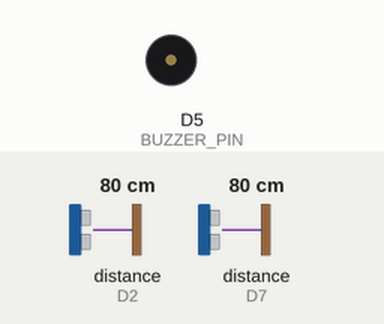
This sketch was run on a simulated ESP8266 (NodeMCU). Shown: buzzer (waves = sounding, pin HIGH). Wiring (inferred from the names in the program): 2 × ultrasonic range finder: trigger D1, echo D2 / trigger D6, echo D7. The test bench sets the inputs (shaded band); at power-on: distance to the obstacle (sensors on D2, D7) 80 cm. The echo pulse lasts 58.3 µs per cm; WiFi joins after 1.5 s; servers stay silent unless stated; the local clock reads 2024-03-15 10:24:30 at power-on unless the sketch sets it; pins used as bus, display or sensor lines are not drawn; what the sketch prints to the serial monitor is not drawn.

Above: at 2.7 s.
2.8 s: distance to the obstacle (sensor on D2) set to 18 cm
5.8 s: distance to the obstacle (sensor on D2) set to 14 cm
At 6.17 s:
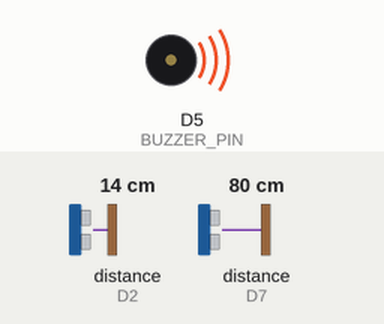
8.8 s: distance to the obstacle (sensor on D7) set to 2 cm
11.8 s: distance to the obstacle (sensor on D7) set to 120 cm
14.8 s: distance to the obstacle (sensor on D2) set to 35 cm
At 15.6 s:
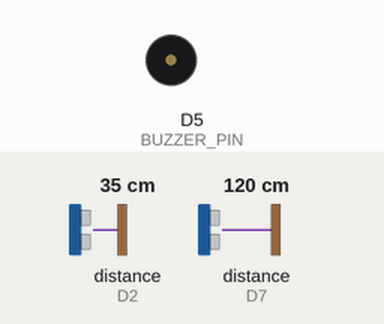
Timing chart, 0 to 17.3 s (numbered marks = the images above; inputs shaded):
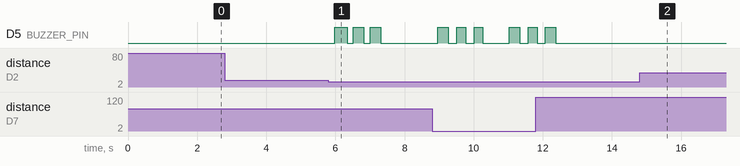

Measured:
- the behaviour switches between 17 and 16 cm on distance to the obstacle (sensor on D2) (found by bisection; images 0 and 1)
- after the input at 2.8 s, every drawn part: stays the same
- after the input at 5.8 s, D5 (BUZZER_PIN): alternates HIGH for 0.30 s and LOW for 0.18 s, 6 changes in all, then stays LOW, starting after 0.18 s
- after the input at 14.8 s, D5 (BUZZER_PIN): stops changing and stays LOW

The sketch:

range_.ino
```cpp
/*
 * ระบบตรวจจับ 2 จุด (HC-SR04 x2)
 *
 * การต่อสายไฟ:
 *   === ตัวที่ 1: รั้วบ้าน ===
 *   HC-SR04 #1 TRIG → D1
 *   HC-SR04 #1 ECHO → D2
 *
 *   === ตัวที่ 2: สระว่ายน้ำ ===
 *   HC-SR04 #2 TRIG → D6
 *   HC-SR04 #2 ECHO → D7
 *
 *   Buzzer +  → D5
 *   Buzzer -  → GND
 *   VCC ทั้งคู่ → 3.3V (หรือ 5V ถ้าจับได้ไม่ดี)
 *   GND ทั้งคู่ → GND
 */

#include <ESP8266WiFi.h>
#include <time.h>

const char* ssid     = "PP";
const char* password = "12345678";

// === เซ็นเซอร์ตัวที่ 1: รั้วบ้าน ===
#define TRIG1_PIN          D1
#define ECHO1_PIN          D2
#define DETECT1_DIST_CM    16
#define PULSIN1_TIMEOUT    4000

// === เซ็นเซอร์ตัวที่ 2: สระว่ายน้ำ ===
#define TRIG2_PIN          D6
#define ECHO2_PIN          D7
#define DETECT2_DIST_CM    20
#define PULSIN2_TIMEOUT    4500

// === Buzzer ===
#define BUZZER_PIN         D5

// === Cooldown แยกกันแต่ละจุด ===
#define COOLDOWN_MS        5000

// === Confirm ติดต่อกันกี่ครั้งถึงทริก ===
#define DETECT_CONFIRM     3

unsigned long lastAlert1 = 0;
unsigned long lastAlert2 = 0;
int detectCount1 = 0;
int detectCount2 = 0;

int timezone = 7 * 3600;
int dst = 0;

// === Buzzer non-blocking ===
unsigned long buzzerStartTime = 0;
int buzzerStep = 0;
bool buzzerActive = false;

// ================================================

String getTimestamp() {
  time_t now = time(nullptr);
  if (now < 86400) return "ไม่สามารถดึงเวลาได้";
  struct tm* t = localtime(&now);
  char buf[30];
  strftime(buf, sizeof(buf), "%d/%m/%Y %H:%M:%S", t);
  return String(buf);
}

float readDistanceCM(int trigPin, int echoPin, unsigned long timeout_us) {
  digitalWrite(trigPin, LOW);
  delayMicroseconds(2);
  digitalWrite(trigPin, HIGH);
  delayMicroseconds(10);
  digitalWrite(trigPin, LOW);

  long duration = pulseIn(echoPin, HIGH, timeout_us);
  if (duration == 0) return -1.0;
  return duration * 0.034 / 2.0;
}

void startBuzzer() {
  buzzerStep = 0;
  buzzerActive = true;
  buzzerStartTime = millis();
  digitalWrite(BUZZER_PIN, HIGH);
}

void updateBuzzer() {
  if (!buzzerActive) return;

  unsigned long elapsed = millis() - buzzerStartTime;
  unsigned long times[] = {300, 500, 800, 1000, 1300, 1500};

  if (buzzerStep < 6 && elapsed >= times[buzzerStep]) {
    buzzerStep++;
    if (buzzerStep % 2 == 0) {
      digitalWrite(BUZZER_PIN, HIGH);
    } else {
      digitalWrite(BUZZER_PIN, LOW);
    }
    if (buzzerStep >= 6) {
      buzzerActive = false;
      digitalWrite(BUZZER_PIN, LOW);
    }
  }
}

void alertFence() {
  lastAlert1 = millis();
  detectCount1 = 0;
  Serial.println("[ALERT] รั้วบ้าน — " + getTimestamp());
  startBuzzer();
}

void alertPool() {
  lastAlert2 = millis();
  detectCount2 = 0;
  Serial.println("[ALERT] สระว่ายน้ำ — " + getTimestamp());
  startBuzzer();
}

// ================================================

void setup() {
  Serial.begin(115200);

  pinMode(TRIG1_PIN,  OUTPUT);
  pinMode(ECHO1_PIN,  INPUT);
  pinMode(TRIG2_PIN,  OUTPUT);
  pinMode(ECHO2_PIN,  INPUT);
  pinMode(BUZZER_PIN, OUTPUT);

  digitalWrite(TRIG1_PIN,  LOW);
  digitalWrite(TRIG2_PIN,  LOW);
  digitalWrite(BUZZER_PIN, LOW);

  Serial.print("กำลังเชื่อม WiFi");
  WiFi.begin(ssid, password);
  while (WiFi.status() != WL_CONNECTED) {
    delay(500);
    Serial.print(".");
  }
  Serial.println("\nWiFi OK — IP: " + WiFi.localIP().toString());

  configTime(timezone, dst, "pool.ntp.org", "time.nist.gov");
  time_t now = time(nullptr);
  while (now < 86400) { delay(500); now = time(nullptr); }
  Serial.println("เวลา: " + getTimestamp());

  Serial.println("=== Ready ===");
  Serial.println("รั้วบ้าน   : " + String(DETECT1_DIST_CM) + " cm");
  Serial.println("สระว่ายน้ำ: " + String(DETECT2_DIST_CM) + " cm");
}

void loop() {
  updateBuzzer();

  // --- ตรวจจับ: รั้วบ้าน ---
  float dist1 = readDistanceCM(TRIG1_PIN, ECHO1_PIN, PULSIN1_TIMEOUT);
  if (dist1 < 0) {
    detectCount1 = 0;
    Serial.println("[รั้วบ้าน] ไม่มีสัญญาณ (timeout)");
  } else {
    Serial.println("[รั้วบ้าน] ระยะ: " + String(dist1, 1) + " cm");
    if (dist1 < DETECT1_DIST_CM) {
      detectCount1++;
      Serial.println("[รั้วบ้าน] confirm: " + String(detectCount1) + "/" + String(DETECT_CONFIRM));
      if (detectCount1 >= DETECT_CONFIRM && millis() - lastAlert1 >= COOLDOWN_MS) {
        alertFence();
      }
    } else {
      detectCount1 = 0;
    }
  }

  // --- ตรวจจับ: สระว่ายน้ำ ---
  float dist2 = readDistanceCM(TRIG2_PIN, ECHO2_PIN, PULSIN2_TIMEOUT);
  if (dist2 < 0) {
    detectCount2 = 0;
    Serial.println("[สระว่ายน้ำ] ไม่มีสัญญาณ (timeout)");
  } else {
    Serial.println("[สระว่ายน้ำ] ระยะ: " + String(dist2, 1) + " cm");
    if (dist2 < DETECT2_DIST_CM) {
      detectCount2++;
      Serial.println("[สระว่ายน้ำ] confirm: " + String(detectCount2) + "/" + String(DETECT_CONFIRM));
      if (detectCount2 >= DETECT_CONFIRM && millis() - lastAlert2 >= COOLDOWN_MS) {
        alertPool();
      }
    } else {
      detectCount2 = 0;
    }
  }

  delay(50);
}
```
